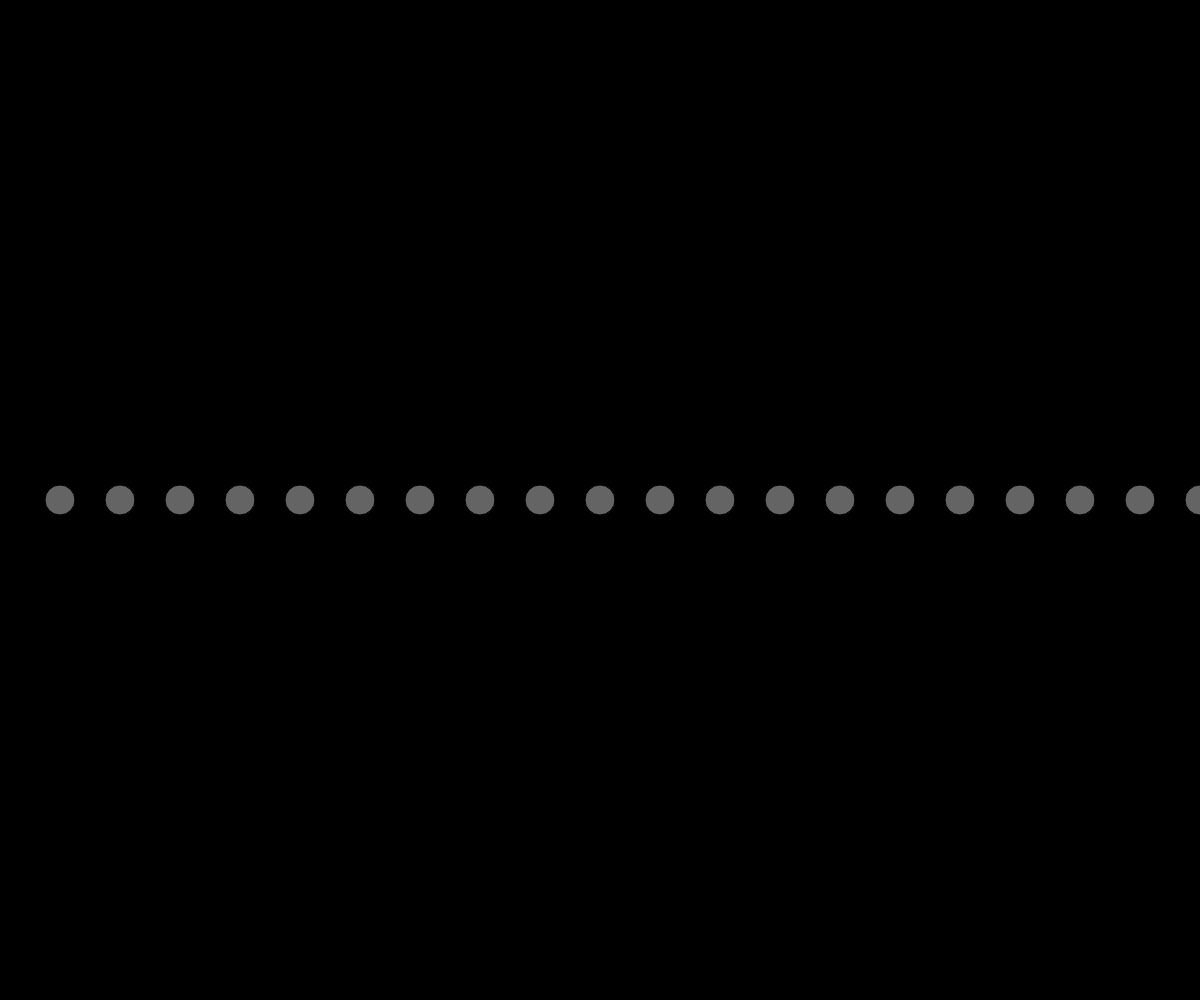
Frame 1 (no input)
Frame 60 (no input): identical to frame 1, image omitted
Frame 120 (the mouse pressed at the canvas centre since frame 60): identical to frame 1, image omitted

The p5.js sketch that drew this single still picture (run headless with seeded random() and noise() and a simulated clock; from frame 60 on, the mouse is pressed at the canvas centre):

// p5.js sketch
// ── sketch.js
var circleX;
function setup(){
  createCanvas(window.innerWidth, window.innerHeight);

}

function draw(){
  background(0);
  fill(255, 100);
  circleX = 0; // initialize

  while(circleX < width){ //compare
    circleX = circleX + 60;//change value
    ellipse(circleX, height/2, 30, 30);
  }
}
